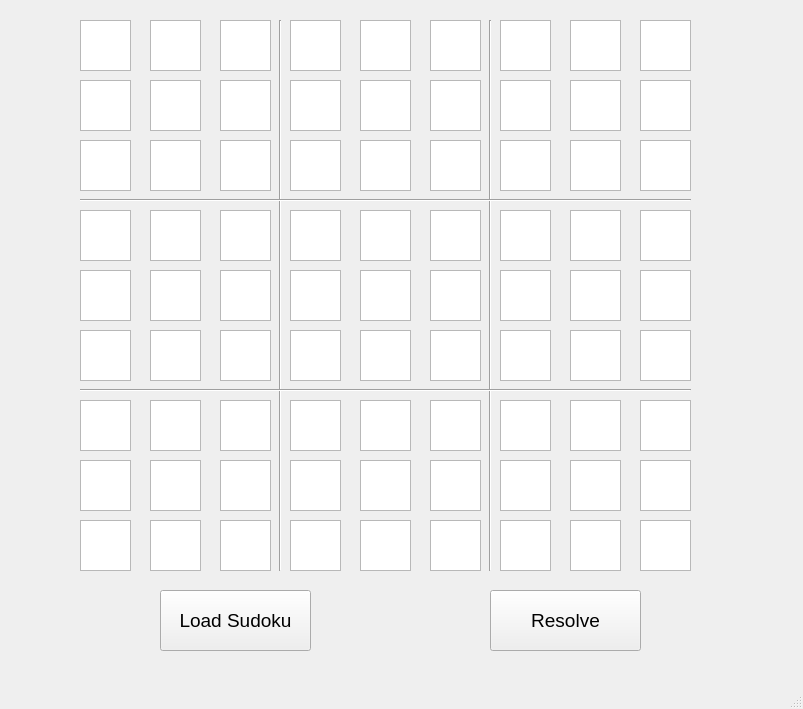
<?xml version="1.0" encoding="UTF-8"?>
<ui version="4.0">
 <class>SudokuWindow</class>
 <widget class="QMainWindow" name="SudokuWindow">
  <property name="geometry">
   <rect>
    <x>0</x>
    <y>0</y>
    <width>803</width>
    <height>709</height>
   </rect>
  </property>
  <property name="windowTitle">
   <string>Sudoku</string>
  </property>
  <widget class="QWidget" name="centralwidget">
   <widget class="QPushButton" name="SolveButton">
    <property name="geometry">
     <rect>
      <x>490</x>
      <y>590</y>
      <width>151</width>
      <height>61</height>
     </rect>
    </property>
    <property name="font">
     <font>
      <pointsize>14</pointsize>
     </font>
    </property>
    <property name="text">
     <string>Resolve</string>
    </property>
   </widget>
   <widget class="QPushButton" name="LoadButton">
    <property name="geometry">
     <rect>
      <x>160</x>
      <y>590</y>
      <width>151</width>
      <height>61</height>
     </rect>
    </property>
    <property name="font">
     <font>
      <pointsize>14</pointsize>
     </font>
    </property>
    <property name="text">
     <string>Load Sudoku</string>
    </property>
   </widget>
   <widget class="QTextBrowser" name="R1C2">
    <property name="geometry">
     <rect>
      <x>150</x>
      <y>20</y>
      <width>51</width>
      <height>51</height>
     </rect>
    </property>
    <property name="font">
     <font>
      <pointsize>20</pointsize>
     </font>
    </property>
   </widget>
   <widget class="QTextBrowser" name="R1C4">
    <property name="geometry">
     <rect>
      <x>290</x>
      <y>20</y>
      <width>51</width>
      <height>51</height>
     </rect>
    </property>
    <property name="font">
     <font>
      <pointsize>20</pointsize>
     </font>
    </property>
   </widget>
   <widget class="QTextBrowser" name="R1C3">
    <property name="geometry">
     <rect>
      <x>220</x>
      <y>20</y>
      <width>51</width>
      <height>51</height>
     </rect>
    </property>
    <property name="font">
     <font>
      <pointsize>20</pointsize>
     </font>
    </property>
   </widget>
   <widget class="QTextBrowser" name="R1C9">
    <property name="geometry">
     <rect>
      <x>640</x>
      <y>20</y>
      <width>51</width>
      <height>51</height>
     </rect>
    </property>
    <property name="font">
     <font>
      <pointsize>20</pointsize>
     </font>
    </property>
   </widget>
   <widget class="QTextBrowser" name="R1C1">
    <property name="geometry">
     <rect>
      <x>80</x>
      <y>20</y>
      <width>51</width>
      <height>51</height>
     </rect>
    </property>
    <property name="font">
     <font>
      <pointsize>20</pointsize>
     </font>
    </property>
   </widget>
   <widget class="QTextBrowser" name="R1C8">
    <property name="geometry">
     <rect>
      <x>570</x>
      <y>20</y>
      <width>51</width>
      <height>51</height>
     </rect>
    </property>
    <property name="font">
     <font>
      <pointsize>20</pointsize>
     </font>
    </property>
   </widget>
   <widget class="QTextBrowser" name="R1C7">
    <property name="geometry">
     <rect>
      <x>500</x>
      <y>20</y>
      <width>51</width>
      <height>51</height>
     </rect>
    </property>
    <property name="font">
     <font>
      <pointsize>20</pointsize>
     </font>
    </property>
   </widget>
   <widget class="QTextBrowser" name="R1C6">
    <property name="geometry">
     <rect>
      <x>430</x>
      <y>20</y>
      <width>51</width>
      <height>51</height>
     </rect>
    </property>
    <property name="font">
     <font>
      <pointsize>20</pointsize>
     </font>
    </property>
   </widget>
   <widget class="QTextBrowser" name="R1C5">
    <property name="geometry">
     <rect>
      <x>360</x>
      <y>20</y>
      <width>51</width>
      <height>51</height>
     </rect>
    </property>
    <property name="font">
     <font>
      <pointsize>20</pointsize>
     </font>
    </property>
   </widget>
   <widget class="QTextBrowser" name="R2C9">
    <property name="geometry">
     <rect>
      <x>640</x>
      <y>80</y>
      <width>51</width>
      <height>51</height>
     </rect>
    </property>
    <property name="font">
     <font>
      <pointsize>20</pointsize>
     </font>
    </property>
   </widget>
   <widget class="QTextBrowser" name="R2C8">
    <property name="geometry">
     <rect>
      <x>570</x>
      <y>80</y>
      <width>51</width>
      <height>51</height>
     </rect>
    </property>
    <property name="font">
     <font>
      <pointsize>20</pointsize>
     </font>
    </property>
   </widget>
   <widget class="QTextBrowser" name="R2C6">
    <property name="geometry">
     <rect>
      <x>430</x>
      <y>80</y>
      <width>51</width>
      <height>51</height>
     </rect>
    </property>
    <property name="font">
     <font>
      <pointsize>20</pointsize>
     </font>
    </property>
   </widget>
   <widget class="QTextBrowser" name="R2C7">
    <property name="geometry">
     <rect>
      <x>500</x>
      <y>80</y>
      <width>51</width>
      <height>51</height>
     </rect>
    </property>
    <property name="font">
     <font>
      <pointsize>20</pointsize>
     </font>
    </property>
   </widget>
   <widget class="QTextBrowser" name="R2C4">
    <property name="geometry">
     <rect>
      <x>290</x>
      <y>80</y>
      <width>51</width>
      <height>51</height>
     </rect>
    </property>
    <property name="font">
     <font>
      <pointsize>20</pointsize>
     </font>
    </property>
   </widget>
   <widget class="QTextBrowser" name="R2C2">
    <property name="geometry">
     <rect>
      <x>150</x>
      <y>80</y>
      <width>51</width>
      <height>51</height>
     </rect>
    </property>
    <property name="font">
     <font>
      <pointsize>20</pointsize>
     </font>
    </property>
   </widget>
   <widget class="QTextBrowser" name="R2C1">
    <property name="geometry">
     <rect>
      <x>80</x>
      <y>80</y>
      <width>51</width>
      <height>51</height>
     </rect>
    </property>
    <property name="font">
     <font>
      <pointsize>20</pointsize>
     </font>
    </property>
   </widget>
   <widget class="QTextBrowser" name="R2C5">
    <property name="geometry">
     <rect>
      <x>360</x>
      <y>80</y>
      <width>51</width>
      <height>51</height>
     </rect>
    </property>
    <property name="font">
     <font>
      <pointsize>20</pointsize>
     </font>
    </property>
   </widget>
   <widget class="QTextBrowser" name="R2C3">
    <property name="geometry">
     <rect>
      <x>220</x>
      <y>80</y>
      <width>51</width>
      <height>51</height>
     </rect>
    </property>
    <property name="font">
     <font>
      <pointsize>20</pointsize>
     </font>
    </property>
   </widget>
   <widget class="QTextBrowser" name="R3C9">
    <property name="geometry">
     <rect>
      <x>640</x>
      <y>140</y>
      <width>51</width>
      <height>51</height>
     </rect>
    </property>
    <property name="font">
     <font>
      <pointsize>20</pointsize>
     </font>
    </property>
   </widget>
   <widget class="QTextBrowser" name="R3C8">
    <property name="geometry">
     <rect>
      <x>570</x>
      <y>140</y>
      <width>51</width>
      <height>51</height>
     </rect>
    </property>
    <property name="font">
     <font>
      <pointsize>20</pointsize>
     </font>
    </property>
   </widget>
   <widget class="QTextBrowser" name="R3C6">
    <property name="geometry">
     <rect>
      <x>430</x>
      <y>140</y>
      <width>51</width>
      <height>51</height>
     </rect>
    </property>
    <property name="font">
     <font>
      <pointsize>20</pointsize>
     </font>
    </property>
   </widget>
   <widget class="QTextBrowser" name="R3C7">
    <property name="geometry">
     <rect>
      <x>500</x>
      <y>140</y>
      <width>51</width>
      <height>51</height>
     </rect>
    </property>
    <property name="font">
     <font>
      <pointsize>20</pointsize>
     </font>
    </property>
   </widget>
   <widget class="QTextBrowser" name="R3C4">
    <property name="geometry">
     <rect>
      <x>290</x>
      <y>140</y>
      <width>51</width>
      <height>51</height>
     </rect>
    </property>
    <property name="font">
     <font>
      <pointsize>20</pointsize>
     </font>
    </property>
   </widget>
   <widget class="QTextBrowser" name="R3C2">
    <property name="geometry">
     <rect>
      <x>150</x>
      <y>140</y>
      <width>51</width>
      <height>51</height>
     </rect>
    </property>
    <property name="font">
     <font>
      <pointsize>20</pointsize>
     </font>
    </property>
   </widget>
   <widget class="QTextBrowser" name="R3C1">
    <property name="geometry">
     <rect>
      <x>80</x>
      <y>140</y>
      <width>51</width>
      <height>51</height>
     </rect>
    </property>
    <property name="font">
     <font>
      <pointsize>20</pointsize>
     </font>
    </property>
   </widget>
   <widget class="QTextBrowser" name="R3C5">
    <property name="geometry">
     <rect>
      <x>360</x>
      <y>140</y>
      <width>51</width>
      <height>51</height>
     </rect>
    </property>
    <property name="font">
     <font>
      <pointsize>20</pointsize>
     </font>
    </property>
   </widget>
   <widget class="QTextBrowser" name="R3C3">
    <property name="geometry">
     <rect>
      <x>220</x>
      <y>140</y>
      <width>51</width>
      <height>51</height>
     </rect>
    </property>
    <property name="font">
     <font>
      <pointsize>20</pointsize>
     </font>
    </property>
   </widget>
   <widget class="QTextBrowser" name="R4C9">
    <property name="geometry">
     <rect>
      <x>640</x>
      <y>210</y>
      <width>51</width>
      <height>51</height>
     </rect>
    </property>
    <property name="font">
     <font>
      <pointsize>20</pointsize>
     </font>
    </property>
   </widget>
   <widget class="QTextBrowser" name="R4C8">
    <property name="geometry">
     <rect>
      <x>570</x>
      <y>210</y>
      <width>51</width>
      <height>51</height>
     </rect>
    </property>
    <property name="font">
     <font>
      <pointsize>20</pointsize>
     </font>
    </property>
   </widget>
   <widget class="QTextBrowser" name="R4C6">
    <property name="geometry">
     <rect>
      <x>430</x>
      <y>210</y>
      <width>51</width>
      <height>51</height>
     </rect>
    </property>
    <property name="font">
     <font>
      <pointsize>20</pointsize>
     </font>
    </property>
   </widget>
   <widget class="QTextBrowser" name="R4C7">
    <property name="geometry">
     <rect>
      <x>500</x>
      <y>210</y>
      <width>51</width>
      <height>51</height>
     </rect>
    </property>
    <property name="font">
     <font>
      <pointsize>20</pointsize>
     </font>
    </property>
   </widget>
   <widget class="QTextBrowser" name="R4C4">
    <property name="geometry">
     <rect>
      <x>290</x>
      <y>210</y>
      <width>51</width>
      <height>51</height>
     </rect>
    </property>
    <property name="font">
     <font>
      <pointsize>20</pointsize>
     </font>
    </property>
   </widget>
   <widget class="QTextBrowser" name="R4C2">
    <property name="geometry">
     <rect>
      <x>150</x>
      <y>210</y>
      <width>51</width>
      <height>51</height>
     </rect>
    </property>
    <property name="font">
     <font>
      <pointsize>20</pointsize>
     </font>
    </property>
   </widget>
   <widget class="QTextBrowser" name="R4C1">
    <property name="geometry">
     <rect>
      <x>80</x>
      <y>210</y>
      <width>51</width>
      <height>51</height>
     </rect>
    </property>
    <property name="font">
     <font>
      <pointsize>20</pointsize>
     </font>
    </property>
   </widget>
   <widget class="QTextBrowser" name="R4C5">
    <property name="geometry">
     <rect>
      <x>360</x>
      <y>210</y>
      <width>51</width>
      <height>51</height>
     </rect>
    </property>
    <property name="font">
     <font>
      <pointsize>20</pointsize>
     </font>
    </property>
   </widget>
   <widget class="QTextBrowser" name="R4C3">
    <property name="geometry">
     <rect>
      <x>220</x>
      <y>210</y>
      <width>51</width>
      <height>51</height>
     </rect>
    </property>
    <property name="font">
     <font>
      <pointsize>20</pointsize>
     </font>
    </property>
   </widget>
   <widget class="QTextBrowser" name="R5C9">
    <property name="geometry">
     <rect>
      <x>640</x>
      <y>270</y>
      <width>51</width>
      <height>51</height>
     </rect>
    </property>
    <property name="font">
     <font>
      <pointsize>20</pointsize>
     </font>
    </property>
   </widget>
   <widget class="QTextBrowser" name="R5C8">
    <property name="geometry">
     <rect>
      <x>570</x>
      <y>270</y>
      <width>51</width>
      <height>51</height>
     </rect>
    </property>
    <property name="font">
     <font>
      <pointsize>20</pointsize>
     </font>
    </property>
   </widget>
   <widget class="QTextBrowser" name="R5C6">
    <property name="geometry">
     <rect>
      <x>430</x>
      <y>270</y>
      <width>51</width>
      <height>51</height>
     </rect>
    </property>
    <property name="font">
     <font>
      <pointsize>20</pointsize>
     </font>
    </property>
   </widget>
   <widget class="QTextBrowser" name="R5C7">
    <property name="geometry">
     <rect>
      <x>500</x>
      <y>270</y>
      <width>51</width>
      <height>51</height>
     </rect>
    </property>
    <property name="font">
     <font>
      <pointsize>20</pointsize>
     </font>
    </property>
   </widget>
   <widget class="QTextBrowser" name="R5C4">
    <property name="geometry">
     <rect>
      <x>290</x>
      <y>270</y>
      <width>51</width>
      <height>51</height>
     </rect>
    </property>
    <property name="font">
     <font>
      <pointsize>20</pointsize>
     </font>
    </property>
   </widget>
   <widget class="QTextBrowser" name="R5C2">
    <property name="geometry">
     <rect>
      <x>150</x>
      <y>270</y>
      <width>51</width>
      <height>51</height>
     </rect>
    </property>
    <property name="font">
     <font>
      <pointsize>20</pointsize>
     </font>
    </property>
   </widget>
   <widget class="QTextBrowser" name="R5C1">
    <property name="geometry">
     <rect>
      <x>80</x>
      <y>270</y>
      <width>51</width>
      <height>51</height>
     </rect>
    </property>
    <property name="font">
     <font>
      <pointsize>20</pointsize>
     </font>
    </property>
   </widget>
   <widget class="QTextBrowser" name="R5C5">
    <property name="geometry">
     <rect>
      <x>360</x>
      <y>270</y>
      <width>51</width>
      <height>51</height>
     </rect>
    </property>
    <property name="font">
     <font>
      <pointsize>20</pointsize>
     </font>
    </property>
   </widget>
   <widget class="QTextBrowser" name="R5C3">
    <property name="geometry">
     <rect>
      <x>220</x>
      <y>270</y>
      <width>51</width>
      <height>51</height>
     </rect>
    </property>
    <property name="font">
     <font>
      <pointsize>20</pointsize>
     </font>
    </property>
   </widget>
   <widget class="QTextBrowser" name="R6C9">
    <property name="geometry">
     <rect>
      <x>640</x>
      <y>330</y>
      <width>51</width>
      <height>51</height>
     </rect>
    </property>
    <property name="font">
     <font>
      <pointsize>20</pointsize>
     </font>
    </property>
   </widget>
   <widget class="QTextBrowser" name="R6C8">
    <property name="geometry">
     <rect>
      <x>570</x>
      <y>330</y>
      <width>51</width>
      <height>51</height>
     </rect>
    </property>
    <property name="font">
     <font>
      <pointsize>20</pointsize>
     </font>
    </property>
   </widget>
   <widget class="QTextBrowser" name="R6C6">
    <property name="geometry">
     <rect>
      <x>430</x>
      <y>330</y>
      <width>51</width>
      <height>51</height>
     </rect>
    </property>
    <property name="font">
     <font>
      <pointsize>20</pointsize>
     </font>
    </property>
   </widget>
   <widget class="QTextBrowser" name="R6C7">
    <property name="geometry">
     <rect>
      <x>500</x>
      <y>330</y>
      <width>51</width>
      <height>51</height>
     </rect>
    </property>
    <property name="font">
     <font>
      <pointsize>20</pointsize>
     </font>
    </property>
   </widget>
   <widget class="QTextBrowser" name="R6C4">
    <property name="geometry">
     <rect>
      <x>290</x>
      <y>330</y>
      <width>51</width>
      <height>51</height>
     </rect>
    </property>
    <property name="font">
     <font>
      <pointsize>20</pointsize>
     </font>
    </property>
   </widget>
   <widget class="QTextBrowser" name="R6C2">
    <property name="geometry">
     <rect>
      <x>150</x>
      <y>330</y>
      <width>51</width>
      <height>51</height>
     </rect>
    </property>
    <property name="font">
     <font>
      <pointsize>20</pointsize>
     </font>
    </property>
   </widget>
   <widget class="QTextBrowser" name="R6C1">
    <property name="geometry">
     <rect>
      <x>80</x>
      <y>330</y>
      <width>51</width>
      <height>51</height>
     </rect>
    </property>
    <property name="font">
     <font>
      <pointsize>20</pointsize>
     </font>
    </property>
   </widget>
   <widget class="QTextBrowser" name="R6C5">
    <property name="geometry">
     <rect>
      <x>360</x>
      <y>330</y>
      <width>51</width>
      <height>51</height>
     </rect>
    </property>
    <property name="font">
     <font>
      <pointsize>20</pointsize>
     </font>
    </property>
   </widget>
   <widget class="QTextBrowser" name="R6C3">
    <property name="geometry">
     <rect>
      <x>220</x>
      <y>330</y>
      <width>51</width>
      <height>51</height>
     </rect>
    </property>
    <property name="font">
     <font>
      <pointsize>20</pointsize>
     </font>
    </property>
   </widget>
   <widget class="QTextBrowser" name="R7C9">
    <property name="geometry">
     <rect>
      <x>640</x>
      <y>400</y>
      <width>51</width>
      <height>51</height>
     </rect>
    </property>
    <property name="font">
     <font>
      <pointsize>20</pointsize>
     </font>
    </property>
   </widget>
   <widget class="QTextBrowser" name="R7C8">
    <property name="geometry">
     <rect>
      <x>570</x>
      <y>400</y>
      <width>51</width>
      <height>51</height>
     </rect>
    </property>
    <property name="font">
     <font>
      <pointsize>20</pointsize>
     </font>
    </property>
   </widget>
   <widget class="QTextBrowser" name="R7C6">
    <property name="geometry">
     <rect>
      <x>430</x>
      <y>400</y>
      <width>51</width>
      <height>51</height>
     </rect>
    </property>
    <property name="font">
     <font>
      <pointsize>20</pointsize>
     </font>
    </property>
   </widget>
   <widget class="QTextBrowser" name="R7C7">
    <property name="geometry">
     <rect>
      <x>500</x>
      <y>400</y>
      <width>51</width>
      <height>51</height>
     </rect>
    </property>
    <property name="font">
     <font>
      <pointsize>20</pointsize>
     </font>
    </property>
   </widget>
   <widget class="QTextBrowser" name="R7C4">
    <property name="geometry">
     <rect>
      <x>290</x>
      <y>400</y>
      <width>51</width>
      <height>51</height>
     </rect>
    </property>
    <property name="font">
     <font>
      <pointsize>20</pointsize>
     </font>
    </property>
   </widget>
   <widget class="QTextBrowser" name="R7C2">
    <property name="geometry">
     <rect>
      <x>150</x>
      <y>400</y>
      <width>51</width>
      <height>51</height>
     </rect>
    </property>
    <property name="font">
     <font>
      <pointsize>20</pointsize>
     </font>
    </property>
   </widget>
   <widget class="QTextBrowser" name="R7C1">
    <property name="geometry">
     <rect>
      <x>80</x>
      <y>400</y>
      <width>51</width>
      <height>51</height>
     </rect>
    </property>
    <property name="font">
     <font>
      <pointsize>20</pointsize>
     </font>
    </property>
   </widget>
   <widget class="QTextBrowser" name="R7C5">
    <property name="geometry">
     <rect>
      <x>360</x>
      <y>400</y>
      <width>51</width>
      <height>51</height>
     </rect>
    </property>
    <property name="font">
     <font>
      <pointsize>20</pointsize>
     </font>
    </property>
   </widget>
   <widget class="QTextBrowser" name="R7C3">
    <property name="geometry">
     <rect>
      <x>220</x>
      <y>400</y>
      <width>51</width>
      <height>51</height>
     </rect>
    </property>
    <property name="font">
     <font>
      <pointsize>20</pointsize>
     </font>
    </property>
   </widget>
   <widget class="QTextBrowser" name="R8C9">
    <property name="geometry">
     <rect>
      <x>640</x>
      <y>460</y>
      <width>51</width>
      <height>51</height>
     </rect>
    </property>
    <property name="font">
     <font>
      <pointsize>20</pointsize>
     </font>
    </property>
   </widget>
   <widget class="QTextBrowser" name="R8C8">
    <property name="geometry">
     <rect>
      <x>570</x>
      <y>460</y>
      <width>51</width>
      <height>51</height>
     </rect>
    </property>
    <property name="font">
     <font>
      <pointsize>20</pointsize>
     </font>
    </property>
   </widget>
   <widget class="QTextBrowser" name="R8C6">
    <property name="geometry">
     <rect>
      <x>430</x>
      <y>460</y>
      <width>51</width>
      <height>51</height>
     </rect>
    </property>
    <property name="font">
     <font>
      <pointsize>20</pointsize>
     </font>
    </property>
   </widget>
   <widget class="QTextBrowser" name="R8C7">
    <property name="geometry">
     <rect>
      <x>500</x>
      <y>460</y>
      <width>51</width>
      <height>51</height>
     </rect>
    </property>
    <property name="font">
     <font>
      <pointsize>20</pointsize>
     </font>
    </property>
   </widget>
   <widget class="QTextBrowser" name="R8C4">
    <property name="geometry">
     <rect>
      <x>290</x>
      <y>460</y>
      <width>51</width>
      <height>51</height>
     </rect>
    </property>
    <property name="font">
     <font>
      <pointsize>20</pointsize>
     </font>
    </property>
   </widget>
   <widget class="QTextBrowser" name="R8C2">
    <property name="geometry">
     <rect>
      <x>150</x>
      <y>460</y>
      <width>51</width>
      <height>51</height>
     </rect>
    </property>
    <property name="font">
     <font>
      <pointsize>20</pointsize>
     </font>
    </property>
   </widget>
   <widget class="QTextBrowser" name="R8C1">
    <property name="geometry">
     <rect>
      <x>80</x>
      <y>460</y>
      <width>51</width>
      <height>51</height>
     </rect>
    </property>
    <property name="font">
     <font>
      <pointsize>20</pointsize>
     </font>
    </property>
   </widget>
   <widget class="QTextBrowser" name="R8C5">
    <property name="geometry">
     <rect>
      <x>360</x>
      <y>460</y>
      <width>51</width>
      <height>51</height>
     </rect>
    </property>
    <property name="font">
     <font>
      <pointsize>20</pointsize>
     </font>
    </property>
   </widget>
   <widget class="QTextBrowser" name="R8C3">
    <property name="geometry">
     <rect>
      <x>220</x>
      <y>460</y>
      <width>51</width>
      <height>51</height>
     </rect>
    </property>
    <property name="font">
     <font>
      <pointsize>20</pointsize>
     </font>
    </property>
   </widget>
   <widget class="QTextBrowser" name="R9C9">
    <property name="geometry">
     <rect>
      <x>640</x>
      <y>520</y>
      <width>51</width>
      <height>51</height>
     </rect>
    </property>
    <property name="font">
     <font>
      <pointsize>20</pointsize>
     </font>
    </property>
   </widget>
   <widget class="QTextBrowser" name="R9C8">
    <property name="geometry">
     <rect>
      <x>570</x>
      <y>520</y>
      <width>51</width>
      <height>51</height>
     </rect>
    </property>
    <property name="font">
     <font>
      <pointsize>20</pointsize>
     </font>
    </property>
   </widget>
   <widget class="QTextBrowser" name="R9C6">
    <property name="geometry">
     <rect>
      <x>430</x>
      <y>520</y>
      <width>51</width>
      <height>51</height>
     </rect>
    </property>
    <property name="font">
     <font>
      <pointsize>20</pointsize>
     </font>
    </property>
   </widget>
   <widget class="QTextBrowser" name="R9C7">
    <property name="geometry">
     <rect>
      <x>500</x>
      <y>520</y>
      <width>51</width>
      <height>51</height>
     </rect>
    </property>
    <property name="font">
     <font>
      <pointsize>20</pointsize>
     </font>
    </property>
   </widget>
   <widget class="QTextBrowser" name="R9C4">
    <property name="geometry">
     <rect>
      <x>290</x>
      <y>520</y>
      <width>51</width>
      <height>51</height>
     </rect>
    </property>
    <property name="font">
     <font>
      <pointsize>20</pointsize>
     </font>
    </property>
   </widget>
   <widget class="QTextBrowser" name="R9C2">
    <property name="geometry">
     <rect>
      <x>150</x>
      <y>520</y>
      <width>51</width>
      <height>51</height>
     </rect>
    </property>
    <property name="font">
     <font>
      <pointsize>20</pointsize>
     </font>
    </property>
   </widget>
   <widget class="QTextBrowser" name="R9C1">
    <property name="geometry">
     <rect>
      <x>80</x>
      <y>520</y>
      <width>51</width>
      <height>51</height>
     </rect>
    </property>
    <property name="font">
     <font>
      <pointsize>20</pointsize>
     </font>
    </property>
   </widget>
   <widget class="QTextBrowser" name="R9C5">
    <property name="geometry">
     <rect>
      <x>360</x>
      <y>520</y>
      <width>51</width>
      <height>51</height>
     </rect>
    </property>
    <property name="font">
     <font>
      <pointsize>20</pointsize>
     </font>
    </property>
   </widget>
   <widget class="QTextBrowser" name="R9C3">
    <property name="geometry">
     <rect>
      <x>220</x>
      <y>520</y>
      <width>51</width>
      <height>51</height>
     </rect>
    </property>
    <property name="font">
     <font>
      <pointsize>20</pointsize>
     </font>
    </property>
   </widget>
   <widget class="Line" name="line">
    <property name="geometry">
     <rect>
      <x>270</x>
      <y>20</y>
      <width>20</width>
      <height>551</height>
     </rect>
    </property>
    <property name="orientation">
     <enum>Qt::Vertical</enum>
    </property>
   </widget>
   <widget class="Line" name="line_2">
    <property name="geometry">
     <rect>
      <x>480</x>
      <y>20</y>
      <width>20</width>
      <height>551</height>
     </rect>
    </property>
    <property name="orientation">
     <enum>Qt::Vertical</enum>
    </property>
   </widget>
   <widget class="Line" name="line_3">
    <property name="geometry">
     <rect>
      <x>80</x>
      <y>190</y>
      <width>611</width>
      <height>21</height>
     </rect>
    </property>
    <property name="font">
     <font>
      <weight>75</weight>
      <bold>true</bold>
     </font>
    </property>
    <property name="orientation">
     <enum>Qt::Horizontal</enum>
    </property>
   </widget>
   <widget class="Line" name="line_4">
    <property name="geometry">
     <rect>
      <x>80</x>
      <y>380</y>
      <width>611</width>
      <height>21</height>
     </rect>
    </property>
    <property name="font">
     <font>
      <family>MV Boli</family>
     </font>
    </property>
    <property name="orientation">
     <enum>Qt::Horizontal</enum>
    </property>
   </widget>
  </widget>
  <widget class="QMenuBar" name="menubar">
   <property name="geometry">
    <rect>
     <x>0</x>
     <y>0</y>
     <width>803</width>
     <height>26</height>
    </rect>
   </property>
  </widget>
  <widget class="QStatusBar" name="statusbar"/>
 </widget>
 <resources/>
 <connections/>
</ui>
